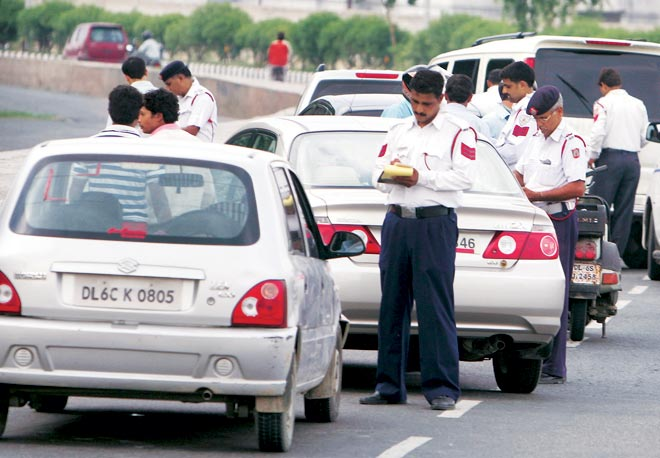
#> input picture Licence-plate-detection-and-recognition---using-openCV-only-master/Car Images/1.jpg, 660 x 458 px
$ python 'Car Number Plate Detection.py'
#> lines starting #> are read from the running program, lines starting #| are printed output that depends on the picture; after the words box and inside, x2 and y2 are one past the last pixel; in counts of white or black regions, pixels touching at a corner belong together
import numpy as np
import cv2
import imutils
import pytesseract
pytesseract.pytesseract.tesseract_cmd = r"C:\Program Files\Tesseract-OCR\tesseract.exe"


image = cv2.imread('Car Images/1.jpg')
#> image is the input picture: shape (458, 660, 3); mean B, G, R 151.2, 148.8, 149.9

image = imutils.resize(image, width=500)
#> image: shape (346, 500, 3)

cv2.imshow("Original Image", image)
cv2.waitKey(0)

gray = cv2.cvtColor(image, cv2.COLOR_BGR2GRAY)
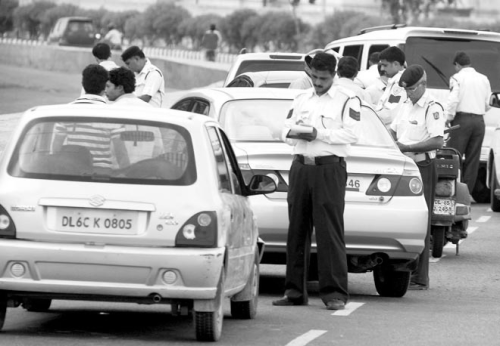
#> gray: shape (346, 500); min 0, max 255, mean 149.4
cv2.imshow("1 - Grayscale Conversion", gray)
cv2.waitKey(0)

gray = cv2.bilateralFilter(gray, 11, 17, 17)
cv2.imshow("2 - Bilateral Filter", gray)
cv2.waitKey(0)

edged = cv2.Canny(gray, 170, 200)
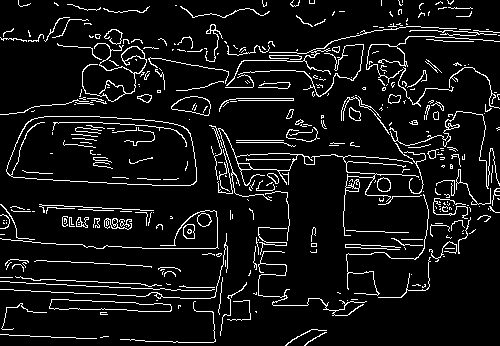
#> edged: shape (346, 500); 7.9% white in thin lines or dots
cv2.imshow("3 - Canny Edges", edged)
cv2.waitKey(0)

cnts, new  = cv2.findContours(edged.copy(), cv2.RETR_LIST, cv2.CHAIN_APPROX_SIMPLE)
#> cnts = 427 contours, 366 with area under 20; largest, box (x1, y1, x2, y2) and area: (6, 116, 197, 186) 11258, (6, 116, 197, 186) 11218, (218, 128, 419, 236) 1014, (49, 299, 172, 312) 968, (49, 299, 172, 312) 965; new = 427 rows, first 6: [1, -1, -1, -1], [2, 0, -1, -1], [3, 1, -1, -1], [4, 2, -1, -1], [5, 3, -1, -1], [6, 4, -1, -1]

img1 = image.copy()
cv2.drawContours(img1, cnts, -1, (0,255,0), 3)
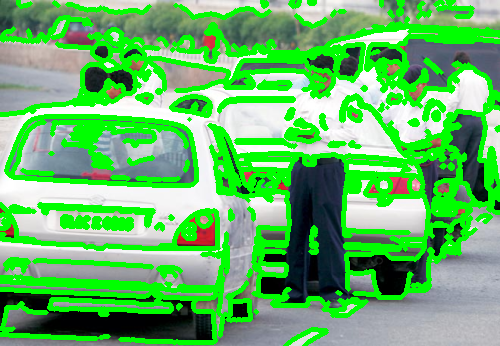
#> img1: shape (346, 500, 3); mean B, G, R 102.3, 185.8, 99.9
cv2.imshow("4- All Contours", img1)
cv2.waitKey(0)

cnts=sorted(cnts, key = cv2.contourArea, reverse = True)[:30]
#> cnts = 30 contours; largest, box (x1, y1, x2, y2) and area: (6, 116, 197, 186) 11258, (6, 116, 197, 186) 11218, (218, 128, 419, 236) 1014, (49, 299, 172, 312) 968, (49, 299, 172, 312) 965
NumberPlateCnt = None

img2 = image.copy()
cv2.drawContours(img2, cnts, -1, (0,255,0), 3)
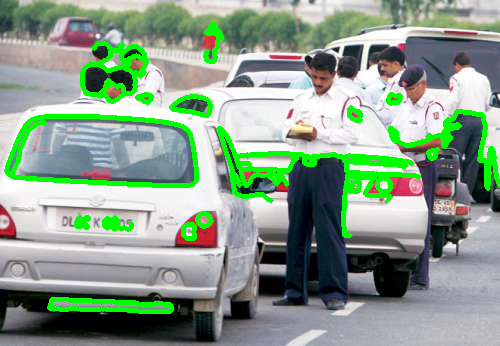
#> img2: shape (346, 500, 3); mean B, G, R 139.3, 158, 137.2
cv2.imshow("5- Top 30 Contours", img2)
cv2.waitKey(0)

count = 0
idx =7
for c in cnts:
        peri = cv2.arcLength(c, True)
        approx = cv2.approxPolyDP(c, 0.02 * peri, True)

        if len(approx) == 4:
            NumberPlateCnt = approx


            x, y, w, h = cv2.boundingRect(c)
            new_img = gray[y:y + h, x:x + w]
            cv2.imwrite('Cropped Images-Text/' + str(idx) + '.png', new_img)
            idx+=1

            break
#> this loop made 4 passes
#> (peri, NumberPlateCnt, x, y, w, h, idx) on pass 4: (265.9, [[49, 306], [171, 310], [162, 303], [51, 299]], 49, 299, 123, 13, 8)
#> peri on passes 1 to 3: 479.3, 620.5, 1557.4
#> after the loop, idx = 8


cv2.drawContours(image, [NumberPlateCnt], -1, (0,255,0), 3)
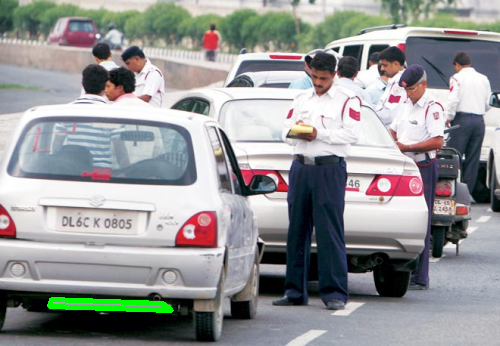
#> image: shape (346, 500, 3); mean B, G, R 150.5, 150, 149.2
cv2.imshow("Final Image With Number Plate Detected", image)
cv2.waitKey(0)

Cropped_img_loc = 'Cropped Images-Text/7.png'
cv2.imshow("Cropped Image ", cv2.imread(Cropped_img_loc))

#> (the run stopped early here; a loop or call above may not have finished)

$ run again, with Licence-plate-detection-and-recognition---using-openCV-only-master/Car Images/11.jpg copied over Licence-plate-detection-and-recognition---using-openCV-only-master/Car Images/1.jpg
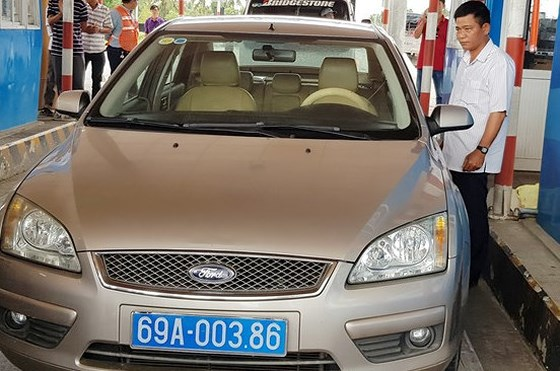
#> input picture Licence-plate-detection-and-recognition---using-openCV-only-master/Car Images/11.jpg, 560 x 371 px
#> image is the input picture: shape (371, 560, 3); mean B, G, R 106.2, 113.7, 120.8
#> image: shape (331, 500, 3)
#> `edged = cv2.Canny(gray, 170, 200)`:
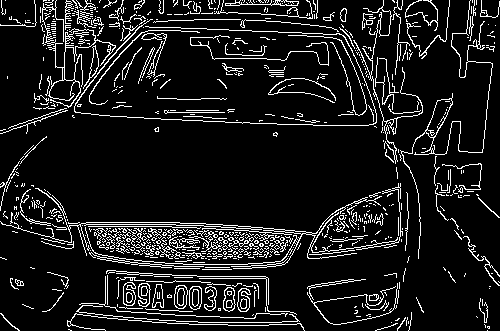
#> edged: shape (331, 500); 10.5% white in thin lines or dots
#> `cnts, new  = cv2.findContours(edged.copy(), cv2.RETR_LIST, cv2.CHAIN_A..`: cnts = 827 contours, 739 with area under 20; largest, box (x1, y1, x2, y2) and area: (42, 0, 116, 108) 614, (0, 183, 403, 269) 599, (400, 0, 493, 259) 564, (425, 98, 453, 138) 468, (65, 29, 96, 55) 425; new = 827 rows, first 6: [1, -1, -1, -1], [2, 0, -1, -1], [3, 1, -1, -1], [4, 2, -1, -1], [5, 3, -1, -1], [6, 4, -1, -1]
#> `cnts=sorted(cnts, key = cv2.contourArea, reverse = True)[:30]`: cnts = 30 contours; largest, box (x1, y1, x2, y2) and area: (42, 0, 116, 108) 614, (0, 183, 403, 269) 599, (400, 0, 493, 259) 564, (425, 98, 453, 138) 468, (65, 29, 96, 55) 425
#> img2: shape (331, 500, 3); mean B, G, R 90.9, 129.4, 105.8
#> the loop `for c in cnts:` made 30 passes
#> peri on passes 1, 3, 4, 5, 7, 8, 9, 10: 1166.7, 1400.2, 158.3, 146.2, 64.38, 63.56, 62.04, 61.21
#> after the loop `for c in cnts:`: idx = 7
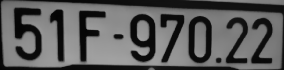
#> input picture Licence-plate-detection-and-recognition---using-openCV-only-master/Cropped Images-Text/7.png, 284 x 70 px
